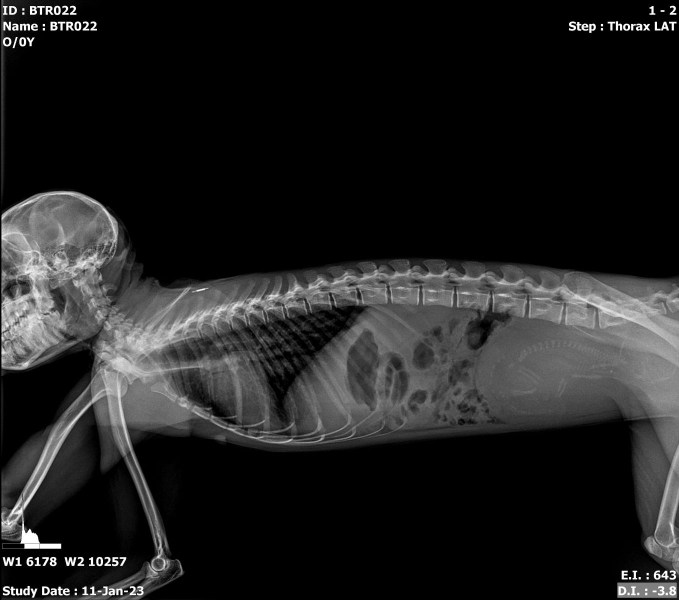
#> input picture BTR022.jpg, 1358 x 1200 px (shown at 1/2 size); its folder holds only this picture in this run
$ python -i GUI8.py   (imports and definitions only)
#> lines starting #> are read from the running program, lines starting #| are printed output that depends on the picture; after the words box and inside, x2 and y2 are one past the last pixel; in counts of white or black regions, pixels touching at a corner belong together
import os
import cv2
import numpy as np
import matplotlib.pyplot as plt
from matplotlib.widgets import RectangleSelector

import tkinter as tk
from tkinter import filedialog, messagebox

import customtkinter as ctk
from PIL import Image, ImageTk


# =========================================
#   XrayMonkeyProcessor (logic ประมวลผลภาพ)
# =========================================
class XrayMonkeyProcessor:
    def __init__(self, image_path: str):
        """โหลดภาพเอกซเรย์ (ระดับเทา)"""
#> called with image_path = 'BTR022.jpg'
        self.original_image = cv2.imread(image_path, cv2.IMREAD_GRAYSCALE)
#> self.original_image is the input picture: shape (1200, 1358); min 0, max 255, mean 32.5
        if self.original_image is None:
            raise ValueError(f"Unable to load image: {image_path}")

        self.current_image = self.original_image.copy()
        self.height, self.width = self.original_image.shape
        self.image_path = image_path

        self.crop_coords = None  # (y1, y2, x1, x2)

        # polygon ROI (สำหรับจำกัดพื้นที่ image processing)
        self.roi_polygon = None       # np.ndarray Nx2 (x, y)
        self.roi_mask = None          # mask 0/255 รูปเดียวกับ original

        print(f"✓ Image loaded successfully: {self.width}x{self.height} pixels")
#| ✓ Image loaded successfully: 1358x1200 pixels

    # -------------------------------------------------
    # 0) Auto-crop ช่วงปอด (ใช้สัดส่วนของภาพทั้งใบ)
    # -------------------------------------------------
    # [119 lines left out: functions auto_crop_lung_region, manual_crop_interactive, reset_to_cropped, set_roi_polygon, clear_roi_polygon, not called in this run]

    def _update_with_roi(self, new_img):
        """
        ถ้ามี roi_mask และไม่ได้ crop: แทนที่เฉพาะในบริเวณ ROI
        ถ้าไม่มี: ใช้ทั้งภาพ
        """
        if self.roi_mask is not None and self.crop_coords is None:
            base = self.current_image.copy()
            roi = self.roi_mask
            base[roi == 255] = new_img[roi == 255]
            self.current_image = base
        else:
            self.current_image = new_img

        self.height, self.width = self.current_image.shape
        return self.current_image

    # -------------------------------------------------
    # 2) Enhancement
    # -------------------------------------------------
    # [61 lines left out: functions clahe_equalization, histogram_equalization_global, denoise_median_bilateral_gaussian, segment_bones_otsu, not called in this run]

    # -------------------------------------------------
    # Helper: opening by reconstruction (approx)
    # -------------------------------------------------
    def _opening_by_reconstruction(self, src, kernel, iterations=1):
        """Approximate opening-by-reconstruction ด้วย erosion ตามด้วย dilation constrained"""
        eroded = cv2.erode(src, kernel, iterations=iterations)
        reconstructed = cv2.dilate(eroded, kernel, iterations=iterations)
        reconstructed[reconstructed > 0] = 255
        return reconstructed

    # -------------------------------------------------
    # 4) ลบซี่โครงด้วย Morphology + refined ribs mask
    # -------------------------------------------------
    def remove_ribs_morphology(
        self,
        smooth_kernel: int = 5,
        rib_length: int = 40,
        rib_thickness: int = 3,
        spine_width_ratio: float = 0.25,
    ):
        """
        ใช้ภาพ self.current_image (ซึ่งก่อนหน้านี้อาจผ่าน CLAHE + denoise แล้ว)
        เพื่อ:
          1) สร้าง bone mask ด้วย Otsu
          2) หา rib mask ด้วย white top-hat หลายมุม + distance transform ให้เป็นแถบบาง
          3) blend soft tissue ใต้ ribs_mask กลับเข้าไปในภาพเดิม
        """
#> called with smooth_kernel = 5, rib_length = 40, rib_thickness = 3, spine_width_ratio = 0.25
        img_for_seg = self.current_image.copy()

        # --- smooth ก่อนหา bone ---
        if smooth_kernel < 3:
            smooth_kernel = 3
        if smooth_kernel % 2 == 0:
            smooth_kernel += 1

        img_blur = cv2.GaussianBlur(img_for_seg, (smooth_kernel, smooth_kernel), 0)
        print(f"✓ Prepare the image for segmentation using Gaussian (k={smooth_kernel})")

        # --- bone mask ด้วย Otsu ---
        _, bone_mask = cv2.threshold(
            img_blur, 0, 255, cv2.THRESH_BINARY + cv2.THRESH_OTSU
        )
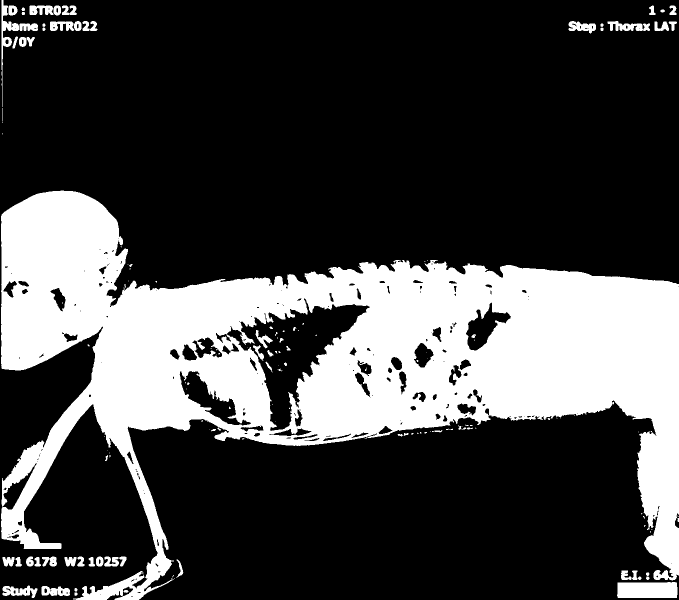
#> bone_mask: shape (1200, 1358) (shown at 1/2 size); 27.1% white; 140 white regions (70 under 20 px), largest, box (x1, y1, x2, y2) and area: (2, 381, 1358, 1200) 422670, (1234, 1164, 1355, 1196) 3720, (3, 0, 38, 214) 1419

        kernel_small = cv2.getStructuringElement(cv2.MORPH_ELLIPSE, (3, 3))
        bone_mask_clean = cv2.morphologyEx(
            bone_mask, cv2.MORPH_CLOSE, kernel_small, iterations=1
        )
#> bone_mask_clean: shape (1200, 1358); 27.2% white; 118 white regions (63 under 20 px), largest, box (x1, y1, x2, y2) and area: (2, 381, 1358, 1200) 424054, (1234, 1164, 1355, 1196) 3720, (3, 0, 76, 214) 2242
        print("✓ Refine the bone mask using morphological closing")

        # ถ้ามี ROI และไม่ crop: จำกัด bone mask เฉพาะใน ROI
        if self.roi_mask is not None and self.crop_coords is None:
            bone_mask_clean = cv2.bitwise_and(bone_mask_clean, self.roi_mask)

        # --- สร้าง ribs mask ด้วย white top-hat หลายมุม ---
        if rib_length < 5:
            rib_length = 5
        if rib_thickness < 1:
            rib_thickness = 1

        def make_line_kernel(length, thickness, angle_deg):
            size = max(length, thickness) + 2
            k = np.zeros((size, size), dtype=np.uint8)
            cv2.line(
                k,
                (0, size // 2),
                (size - 1, size // 2),
                255,
                thickness,
            )
            M = cv2.getRotationMatrix2D((size / 2, size / 2), angle_deg, 1.0)
            k_rot = cv2.warpAffine(k, M, (size, size))
            k_rot[k_rot > 0] = 255
            return k_rot

        angles = [0, 20, -20, 40, -40, 60, -60]
        tophat_combined = np.zeros_like(img_blur, dtype=np.uint8)

        for ang in angles:
            kernel_rib = make_line_kernel(int(rib_length), int(rib_thickness), ang)
            th = cv2.morphologyEx(img_blur, cv2.MORPH_TOPHAT, kernel_rib)
            tophat_combined = np.maximum(tophat_combined, th)
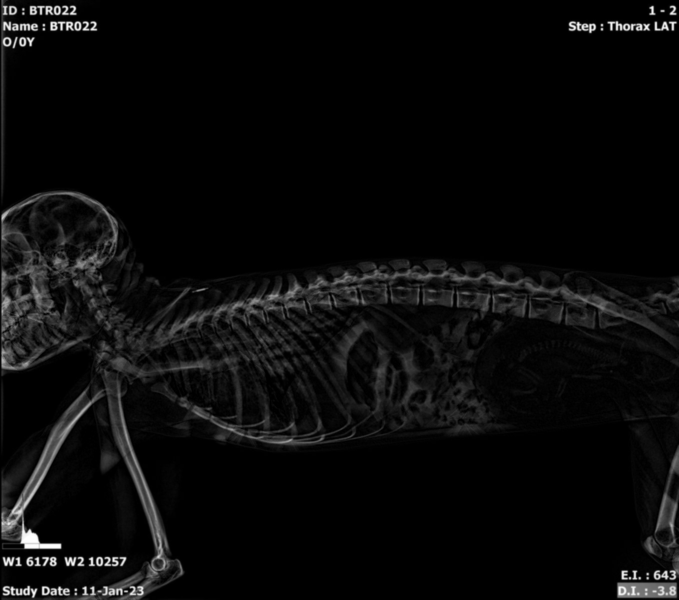
#> tophat_combined: shape (1200, 1358) (shown at 1/2 size); min 0, max 255, mean 10.4

        _, ribs_mask_raw = cv2.threshold(
            tophat_combined, 0, 255, cv2.THRESH_BINARY + cv2.THRESH_OTSU
        )
#> ribs_mask_raw: shape (1200, 1358); 6.5% white; 405 white regions (208 under 20 px), largest, box (x1, y1, x2, y2) and area: (2, 383, 236, 684) 13856, (145, 760, 367, 1200) 12820, (310, 537, 1062, 693) 11880

        # จำกัดเฉพาะส่วนที่ทับกับ bone_mask_clean
        ribs_mask_raw = cv2.bitwise_and(ribs_mask_raw, bone_mask_clean)
#> ribs_mask_raw: shape (1200, 1358); 6.4% white; 397 white regions (199 under 20 px), largest, box (x1, y1, x2, y2) and area: (2, 383, 236, 684) 13848, (146, 760, 350, 1200) 12204, (310, 537, 1062, 693) 11880

        # spine protection
        h, w = ribs_mask_raw.shape
        center_x = w // 2
        spine_half = int(w * spine_width_ratio / 2.0)
        left = max(center_x - spine_half, 0)
        right = min(center_x + spine_half, w)
        ribs_mask_raw[:, left:right] = 0
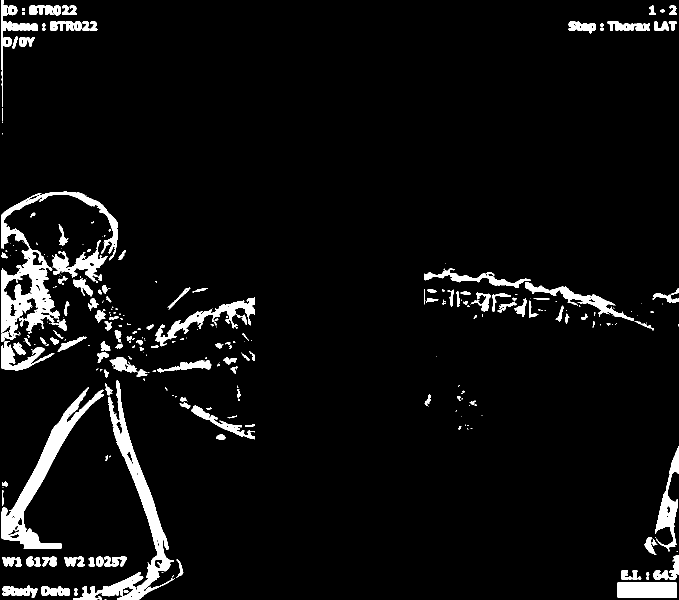
#> ribs_mask_raw: shape (1200, 1358) (shown at 1/2 size); 5.4% white; 308 white regions (156 under 20 px), largest, box (x1, y1, x2, y2) and area: (2, 383, 236, 684) 13848, (146, 760, 350, 1200) 12204, (2, 774, 208, 1098) 11088

        # จำกัดใน ROI ถ้ามี (และไม่ crop)
        if self.roi_mask is not None and self.crop_coords is None:
            ribs_mask_raw = cv2.bitwise_and(ribs_mask_raw, self.roi_mask)

        # --- refine rib mask ให้เป็นแถบแคบตามแนวซี่โครง ---
        dist = cv2.distanceTransform(ribs_mask_raw, cv2.DIST_L2, 3)

        center_thresh = max(1.0, rib_thickness / 2.0)
        _, ribs_center = cv2.threshold(dist, center_thresh, 255, cv2.THRESH_BINARY)
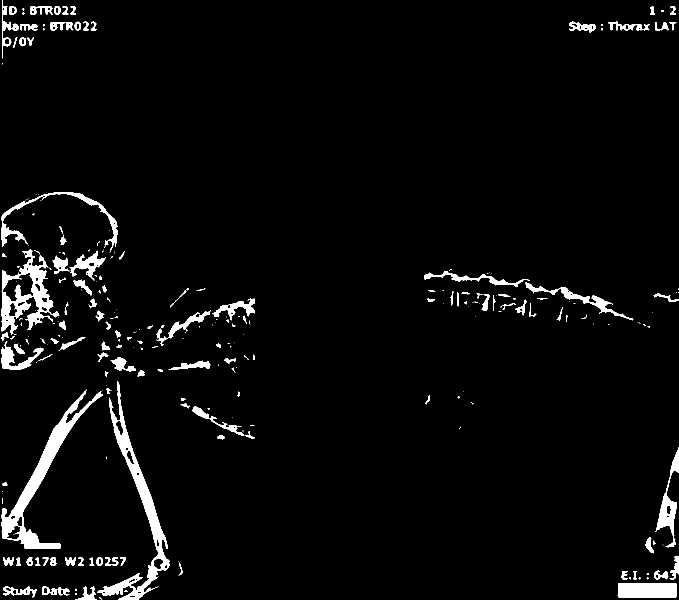
#> ribs_center: shape (1200, 1358) float32 (shown at 1/2 size); 3.7% white; 263 white regions (141 under 20 px), largest, box (x1, y1, x2, y2) and area: (3, 779, 206, 1097) 9281, (195, 762, 340, 1200) 9021, (3, 498, 119, 670) 6690
        ribs_center = np.uint8(ribs_center)

        dilate_iter = max(1, rib_thickness // 2)
        ribs_mask_thin = cv2.dilate(
            ribs_center, np.ones((3, 3), np.uint8), iterations=dilate_iter
        )
#> ribs_mask_thin: shape (1200, 1358); 5.2% white; 214 white regions (45 under 20 px), largest, box (x1, y1, x2, y2) and area: (194, 761, 341, 1200) 11340, (2, 778, 207, 1098) 11009, (2, 497, 120, 680) 8917

        ribs_mask = ribs_mask_thin
        print("✓ Ribs mask refined to thin bands along ribs")

        bones_without_ribs_mask = cv2.subtract(bone_mask_clean, ribs_mask)
#> bones_without_ribs_mask: shape (1200, 1358); 22% white; 519 white regions (473 under 20 px), largest, box (x1, y1, x2, y2) and area: (2, 389, 1358, 1142) 348579, (3, 818, 135, 1033) 3620, (9, 547, 65, 602) 960
        bones_without_ribs_mask = self._opening_by_reconstruction(
            bones_without_ribs_mask, kernel_small
        )
#> in _opening_by_reconstruction, `eroded = cv2.erode(src, kernel, iterations=iterations)`:
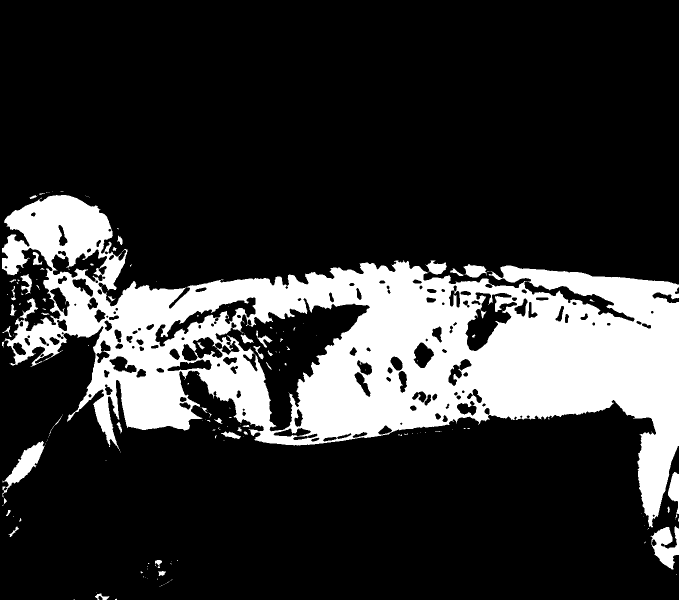
#> eroded: shape (1200, 1358) (shown at 1/2 size); 20.5% white; 165 white regions (121 under 20 px), largest, box (x1, y1, x2, y2) and area: (4, 390, 1358, 1055) 321943, (5, 882, 90, 995) 2796, (1301, 1052, 1358, 1139) 2794
#> in _opening_by_reconstruction, `reconstructed = cv2.dilate(eroded, kernel, iterations=iterations)`:
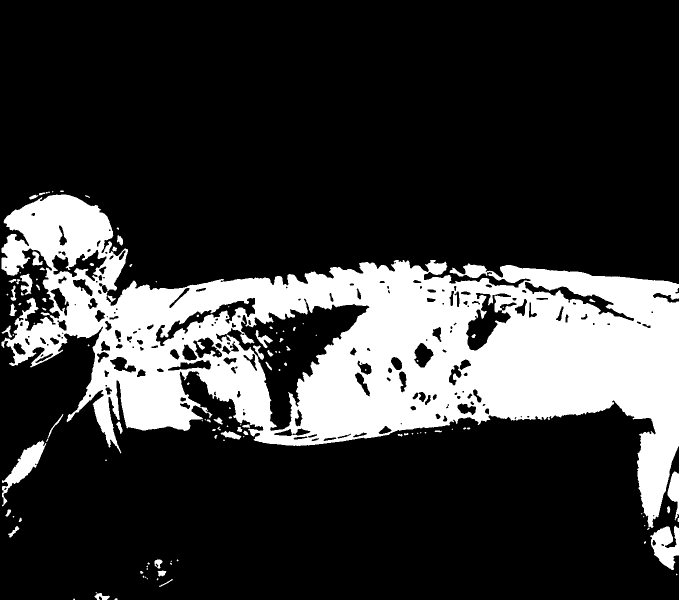
#> reconstructed: shape (1200, 1358) (shown at 1/2 size); 21.8% white; 119 white regions (57 under 20 px), largest, box (x1, y1, x2, y2) and area: (3, 389, 1358, 1060) 341106, (4, 881, 93, 1013) 3222, (1300, 1051, 1358, 1140) 3117

        # --- สร้างผลลัพธ์: blend soft tissue + ภาพเดิม เฉพาะใต้ ribs_mask ---
        soft_tissue_img = img_blur
        result = self.current_image.copy()

        alpha = 0.8  # 0 = ใช้ soft tissue ล้วน, 1 = ใช้ภาพเดิม
        blend = (alpha * soft_tissue_img + (1 - alpha) * result).astype(np.uint8)
        result[ribs_mask == 255] = blend[ribs_mask == 255]
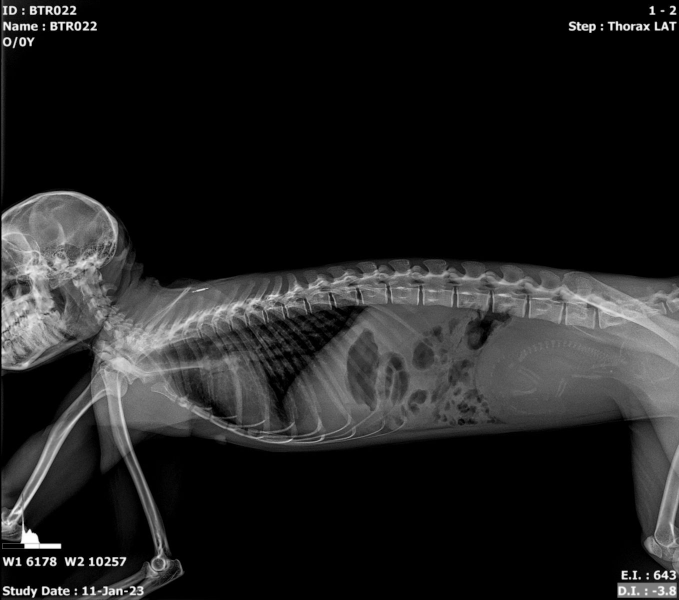
#> result: shape (1200, 1358) (shown at 1/2 size); 4.61% of pixels changed, all inside (x1, y1, x2, y2) = (2, 0, 1358, 1200)

        self._update_with_roi(result)
        print("✓ Ribs suppressed using thin mask + soft-tissue blending")

        return self.current_image, bone_mask_clean, ribs_mask, bones_without_ribs_mask

    # -------------------------------------------------
    # Utils
    # -------------------------------------------------
    # [5 lines left out: function save_result, not called in this run]

    def get_current_image(self):
        return self.current_image

    def get_original_image(self):
        return self.original_image

    # [7 lines left out: function draw_roi_outline_on, not called in this run]


# =========================================
#        CustomTkinter GUI (modern)
# =========================================
class XrayProcessorGUI:
    # [693 lines left out: functions __init__, _build_gui, _draw_roi_preview_on_canvas, show_image_on_canvas, on_canvas_press, on_canvas_drag and 10 more, not called in this run]


# [2 lines not run here, left out]

>>> result = XrayMonkeyProcessor('BTR022.jpg').remove_ribs_morphology()

$ run again, on BTR024.jpg
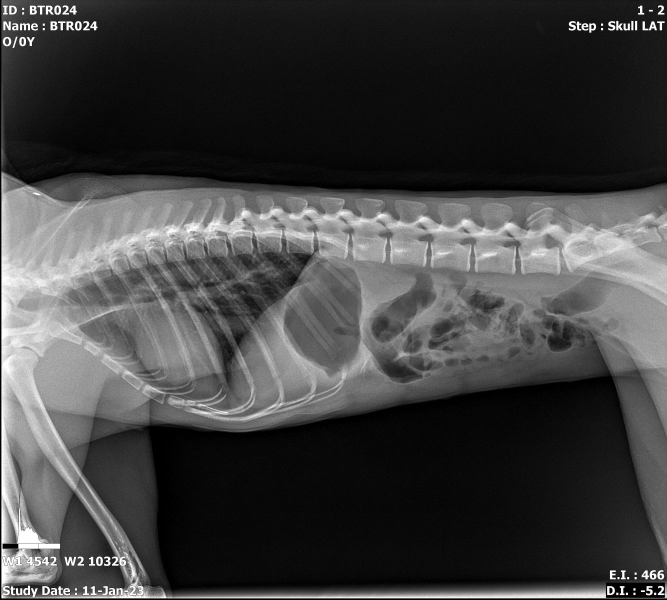
#> input picture BTR024.jpg, 1334 x 1200 px (shown at 1/2 size)
#> in __init__, self.original_image is the input picture: shape (1200, 1334); min 0, max 255, mean 65.6
#| ✓ Image loaded successfully: 1334x1200 pixels
#> in remove_ribs_morphology, `_, bone_mask = cv2.threshold( img_blur, 0, 255, cv2.THRESH_BINARY + cv..`:
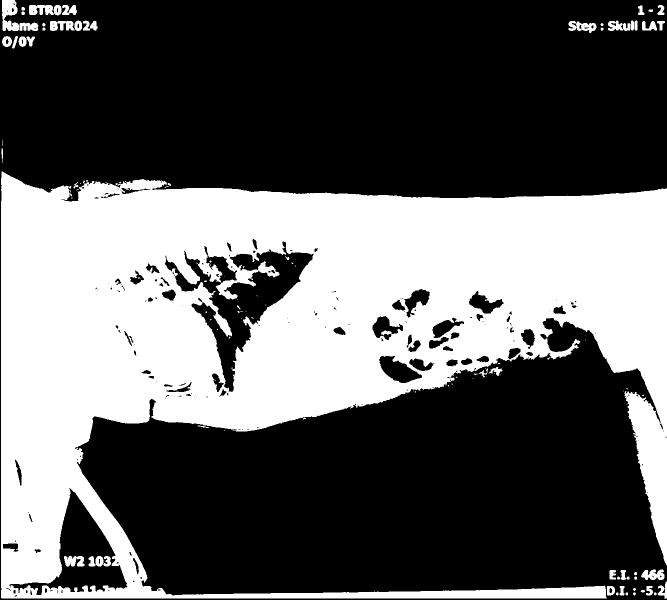
#> bone_mask: shape (1200, 1334) (shown at 1/2 size); 38% white; 110 white regions (54 under 20 px), largest, box (x1, y1, x2, y2) and area: (2, 343, 1334, 1197) 595684, (4, 0, 38, 62) 1454, (58, 10, 123, 31) 1032
#> bone_mask_clean: shape (1200, 1334); 38.1% white; 80 white regions (42 under 20 px), largest, box (x1, y1, x2, y2) and area: (2, 343, 1334, 1197) 597885, (4, 0, 77, 62) 2039, (58, 10, 154, 31) 1507
#> ribs_mask_thin: shape (1200, 1334); 4.6% white; 202 white regions (44 under 20 px), largest, box (x1, y1, x2, y2) and area: (2, 748, 501, 1197) 29738, (833, 1172, 1230, 1197) 7373, (833, 431, 1127, 481) 5019
#> bones_without_ribs_mask: shape (1200, 1334); 33.5% white; 489 white regions (448 under 20 px), largest, box (x1, y1, x2, y2) and area: (2, 358, 1334, 1169) 527138, (501, 1183, 833, 1197) 3985, (253, 1097, 295, 1173) 601
#> eroded: shape (1200, 1334); 32.1% white; 147 white regions (121 under 20 px), largest, box (x1, y1, x2, y2) and area: (3, 359, 1334, 1086) 503590, (502, 1184, 832, 1196) 3301, (25, 1099, 123, 1163) 2496
#> reconstructed: shape (1200, 1334); 33.3% white; 108 white regions (71 under 20 px), largest, box (x1, y1, x2, y2) and area: (2, 358, 1334, 1087) 521647, (501, 1183, 833, 1197) 3981, (24, 1098, 124, 1164) 3061
#> in remove_ribs_morphology, `result[ribs_mask == 255] = blend[ribs_mask == 255]`:
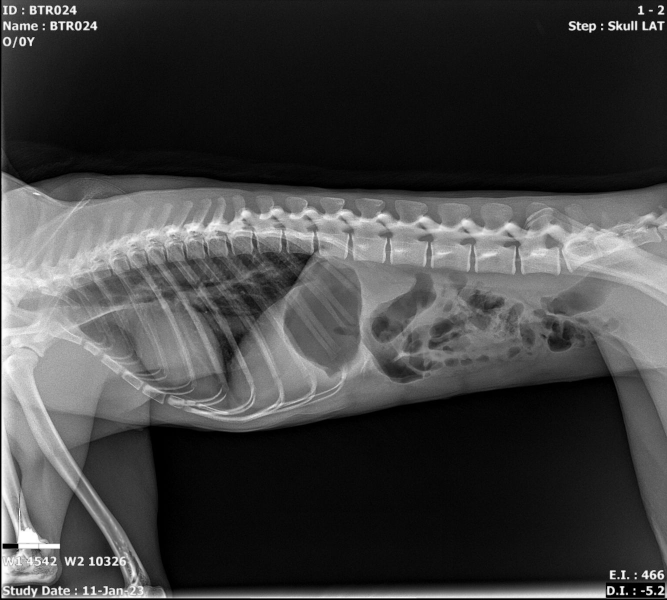
#> result: shape (1200, 1334) (shown at 1/2 size); 3.89% of pixels changed, all inside (x1, y1, x2, y2) = (2, 0, 1334, 1197)
